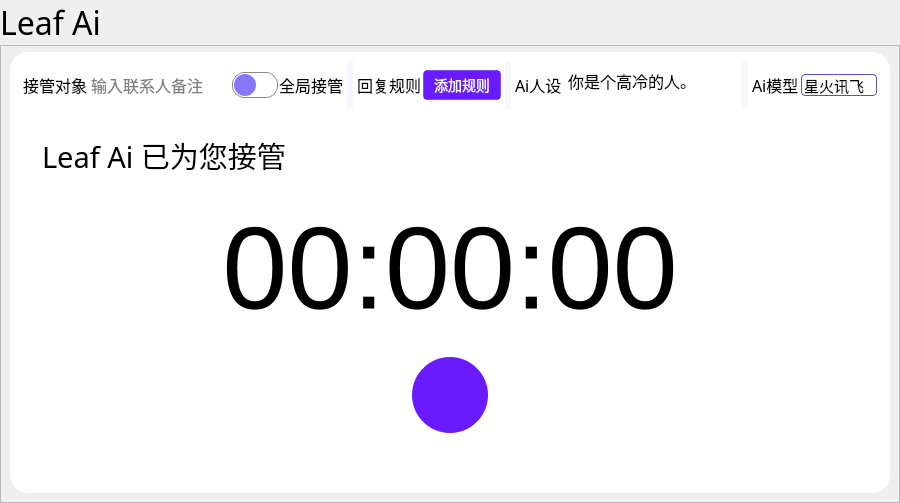
            <widget class="QWidget" name="page_3">
             <layout class="QHBoxLayout" name="horizontalLayout_212">
              <property name="spacing">
               <number>0</number>
              </property>
              <property name="leftMargin">
               <number>0</number>
              </property>
              <property name="topMargin">
               <number>0</number>
              </property>
              <property name="rightMargin">
               <number>0</number>
              </property>
              <property name="bottomMargin">
               <number>0</number>
              </property>
              <item>
               <widget class="QWidget" name="verticalWidget_4" native="true">
                <property name="sizePolicy">
                 <sizepolicy hsizetype="Expanding" vsizetype="Expanding">
                  <horstretch>0</horstretch>
                  <verstretch>0</verstretch>
                 </sizepolicy>
                </property>
                <layout class="QVBoxLayout" name="verticalLayout_104" stretch="0,0">
                 <property name="spacing">
                  <number>0</number>
                 </property>
                 <property name="leftMargin">
                  <number>0</number>
                 </property>
                 <property name="topMargin">
                  <number>0</number>
                 </property>
                 <property name="rightMargin">
                  <number>0</number>
                 </property>
                 <property name="bottomMargin">
                  <number>0</number>
                 </property>
                 <item>
                  <widget class="QLabel" name="LeafAi_Title">
                   <property name="font">
                    <font>
                     <family>微软雅黑 Light</family>
                     <pointsize>24</pointsize>
                     <bold>false</bold>
                    </font>
                   </property>
                   <property name="styleSheet">
                    <string notr="true">QLabel {
    color: rgb(0, 0, 0);
}</string>
                   </property>
                   <property name="text">
                    <string>Leaf Ai</string>
                   </property>
                  </widget>
                 </item>
                 <item>
                  <widget class="QFrame" name="frame_60">
                   <property name="styleSheet">
                    <string notr="true"/>
                   </property>
                   <property name="frameShape">
                    <enum>QFrame::StyledPanel</enum>
                   </property>
                   <property name="frameShadow">
                    <enum>QFrame::Raised</enum>
                   </property>
                   <layout class="QVBoxLayout" name="verticalLayout_119" stretch="1">
                    <property name="spacing">
                     <number>12</number>
                    </property>
                    <property name="topMargin">
                     <number>6</number>
                    </property>
                    <item>
                     <widget class="QFrame" name="frame_61">
                      <property name="layoutDirection">
                       <enum>Qt::LeftToRight</enum>
                      </property>
                      <property name="styleSheet">
                       <string notr="true">QFrame{
background-color: rgb(255, 255, 255);
border:0px solid red;
border-radius:18px
}</string>
                      </property>
                      <property name="frameShape">
                       <enum>QFrame::StyledPanel</enum>
                      </property>
                      <property name="frameShadow">
                       <enum>QFrame::Raised</enum>
                      </property>
                      <layout class="QVBoxLayout" name="verticalLayout_121" stretch="1,5,4">
                       <property name="spacing">
                        <number>12</number>
                       </property>
                       <item>
                        <widget class="QFrame" name="frame_59">
                         <property name="minimumSize">
                          <size>
                           <width>361</width>
                           <height>48</height>
                          </size>
                         </property>
                         <property name="maximumSize">
                          <size>
                           <width>16777215</width>
                           <height>16777215</height>
                          </size>
                         </property>
                         <property name="styleSheet">
                          <string notr="true">background-color: rgb(245, 249, 254);
border-radius:12px</string>
                         </property>
                         <property name="frameShape">
                          <enum>QFrame::StyledPanel</enum>
                         </property>
                         <property name="frameShadow">
                          <enum>QFrame::Raised</enum>
                         </property>
                         <layout class="QHBoxLayout" name="horizontalLayout_124" stretch="0,0,0,0">
                          <property name="spacing">
                           <number>6</number>
                          </property>
                          <property name="leftMargin">
                           <number>0</number>
                          </property>
                          <property name="topMargin">
                           <number>0</number>
                          </property>
                          <property name="rightMargin">
                           <number>0</number>
                          </property>
                          <property name="bottomMargin">
                           <number>0</number>
                          </property>
                          <item>
                           <widget class="QFrame" name="take_over">
                            <property name="styleSheet">
                             <string notr="true">background:rgb(255, 255, 255);
border-radius: 2px;</string>
                            </property>
                            <layout class="QHBoxLayout" name="horizontalLayout_13">
                             <property name="spacing">
                              <number>0</number>
                             </property>
                             <property name="leftMargin">
                              <number>4</number>
                             </property>
                             <property name="topMargin">
                              <number>0</number>
                             </property>
                             <property name="rightMargin">
                              <number>4</number>
                             </property>
                             <property name="bottomMargin">
                              <number>0</number>
                             </property>
                             <item>
                              <widget class="QLabel" name="label_9">
                               <property name="font">
                                <font>
                                 <family>微软雅黑 Light</family>
                                 <pointsize>12</pointsize>
                                </font>
                               </property>
                               <property name="styleSheet">
                                <string notr="true">QLabel {
    color: rgb(0, 0, 0);
}</string>
                               </property>
                               <property name="text">
                                <string>接管对象</string>
                               </property>
                              </widget>
                             </item>
                             <item>
                              <widget class="QLineEdit" name="takeOverReceiver_lineEdit">
                               <property name="minimumSize">
                                <size>
                                 <width>0</width>
                                 <height>32</height>
                                </size>
                               </property>
                               <property name="font">
                                <font>
                                 <pointsize>-1</pointsize>
                                </font>
                               </property>
                               <property name="styleSheet">
                                <string notr="true">QLineEdit {
    color: rgb(0, 0, 0);
    border: none;
    padding: 2px;
    font-size: 16px;
}

QLineEdit::placeholder {
    color: rgb(150, 150, 150);
}

QLineEdit:hover {
    border-color: rgb(35, 26, 132);
}</string>
                               </property>
                               <property name="placeholderText">
                                <string>输入联系人备注</string>
                               </property>
                              </widget>
                             </item>
                             <item>
                              <widget class="QCheckBox" name="checkBox">
                               <property name="minimumSize">
                                <size>
                                 <width>48</width>
                                 <height>28</height>
                                </size>
                               </property>
                               <property name="maximumSize">
                                <size>
                                 <width>48</width>
                                 <height>28</height>
                                </size>
                               </property>
                               <property name="styleSheet">
                                <string notr="true">QCheckBox {
    width: 16px;
    height: 16px;
    margin: 1px;
    border-radius: 12px;
    padding: 0;
    border: 1px solid #8a8a8a;
}

QCheckBox::indicator {
    width: 22px;
    height: 22px;
    border-radius: 11px;
    box-shadow: 0px 2px 5px 0px rgba(0, 0, 0, 0.3);
    position: absolute;
    top: 1px;
}

QCheckBox:unchecked {
    background-color: white;
}

QCheckBox:checked {
    background-color: qradialgradient(cx:0.5, cy:0.5, radius:1, fx:0.5, fy:0.5, stop:0.66 rgba(134, 119, 253, 255), stop:1 rgba(119, 111, 252, 255));
}

QCheckBox::indicator:unchecked {
    background: qradialgradient(cx:0.5, cy:0.5, radius:1, fx:0.5, fy:0.5, stop:0.66 rgba(134, 119, 253, 255), stop:1 rgba(119, 111, 252, 255));
    left: 1px;
}

QCheckBox::indicator:checked {
    background-color: white;
    left: 21px;
}</string>
                               </property>
                               <property name="text">
                                <string/>
                               </property>
                               <property name="checked">
                                <bool>false</bool>
                               </property>
                              </widget>
                             </item>
                             <item>
                              <widget class="QLabel" name="label_16">
                               <property name="font">
                                <font>
                                 <family>微软雅黑 Light</family>
                                 <pointsize>12</pointsize>
                                </font>
                               </property>
                               <property name="text">
                                <string>全局接管</string>
                               </property>
                              </widget>
                             </item>
                            </layout>
                           </widget>
                          </item>
                          <item>
                           <widget class="QFrame" name="takeover_rule">
                            <property name="styleSheet">
                             <string notr="true">background:rgb(255, 255, 255);
border-radius: 2px;</string>
                            </property>
                            <layout class="QHBoxLayout" name="horizontalLayout_17">
                             <property name="spacing">
                              <number>2</number>
                             </property>
                             <property name="leftMargin">
                              <number>4</number>
                             </property>
                             <property name="topMargin">
                              <number>0</number>
                             </property>
                             <property name="rightMargin">
                              <number>4</number>
                             </property>
                             <property name="bottomMargin">
                              <number>0</number>
                             </property>
                             <item>
                              <widget class="QLabel" name="label_15">
                               <property name="font">
                                <font>
                                 <family>微软雅黑 Light</family>
                                 <pointsize>12</pointsize>
                                </font>
                               </property>
                               <property name="styleSheet">
                                <string notr="true">QLabel {
    color: rgb(0, 0, 0);
}</string>
                               </property>
                               <property name="text">
                                <string>回复规则</string>
                               </property>
                              </widget>
                             </item>
                             <item>
                              <widget class="QPushButton" name="pushButton_addRule">
                               <property name="sizePolicy">
                                <sizepolicy hsizetype="Preferred" vsizetype="Preferred">
                                 <horstretch>0</horstretch>
                                 <verstretch>0</verstretch>
                                </sizepolicy>
                               </property>
                               <property name="minimumSize">
                                <size>
                                 <width>78</width>
                                 <height>30</height>
                                </size>
                               </property>
                               <property name="maximumSize">
                                <size>
                                 <width>78</width>
                                 <height>30</height>
                                </size>
                               </property>
                               <property name="font">
                                <font>
                                 <family>微软雅黑</family>
                                 <pointsize>-1</pointsize>
                                </font>
                               </property>
                               <property name="focusPolicy">
                                <enum>Qt::NoFocus</enum>
                               </property>
                               <property name="styleSheet">
                                <string notr="true">QPushButton {
    background-color: rgb(105, 27, 253);
    border: 1px solid rgba(85, 0, 255, 120);
    border-radius: 4px;
    color: white;
    font-size: 14px;
}

QPushButton:hover {
    background-color: rgb(85, 20, 200);
    border: 1px solid rgb(100, 90, 220);
}

QPushButton:pressed {
    background-color: rgb(65, 15, 150);
    border: 1px solid rgb(70, 60, 180);
}</string>
                               </property>
                               <property name="text">
                                <string>添加规则</string>
                               </property>
                              </widget>
                             </item>
                            </layout>
                           </widget>
                          </item>
                          <item>
                           <widget class="QFrame" name="Ai_move">
                            <property name="styleSheet">
                             <string notr="true">background:rgb(255, 255, 255);
border-radius: 2px;</string>
                            </property>
                            <layout class="QHBoxLayout" name="horizontalLayout_19">
                             <property name="spacing">
                              <number>2</number>
                             </property>
                             <property name="leftMargin">
                              <number>4</number>
                             </property>
                             <property name="topMargin">
                              <number>0</number>
                             </property>
                             <property name="rightMargin">
                              <number>4</number>
                             </property>
                             <property name="bottomMargin">
                              <number>0</number>
                             </property>
                             <item>
                              <widget class="QLabel" name="label_13">
                               <property name="font">
                                <font>
                                 <family>微软雅黑 Light</family>
                                 <pointsize>12</pointsize>
                                </font>
                               </property>
                               <property name="styleSheet">
                                <string notr="true">QLabel {
    color: rgb(0, 0, 0);
}</string>
                               </property>
                               <property name="text">
                                <string>Ai人设</string>
                               </property>
                              </widget>
                             </item>
                             <item>
                              <widget class="QLineEdit" name="Characters_lineEdit">
                               <property name="minimumSize">
                                <size>
                                 <width>0</width>
                                 <height>32</height>
                                </size>
                               </property>
                               <property name="font">
                                <font>
                                 <pointsize>-1</pointsize>
                                </font>
                               </property>
                               <property name="styleSheet">
                                <string notr="true">QLineEdit {
    color: rgb(0, 0, 0);
    border: none;
    padding: 2px;
    font-size: 16px;
}

QLineEdit::placeholder {
    color: rgb(150, 150, 150);
}

QLineEdit:hover {
    border-color: rgb(35, 26, 132);
}</string>
                               </property>
                               <property name="inputMask">
                                <string/>
                               </property>
                               <property name="text">
                                <string>你是个高冷的人。</string>
                               </property>
                               <property name="placeholderText">
                                <string>在此输入Ai人设</string>
                               </property>
                              </widget>
                             </item>
                             <item>
                              <widget class="QWidget" name="takeOver_widget" native="true">
                               <property name="minimumSize">
                                <size>
                                 <width>28</width>
                                 <height>28</height>
                                </size>
                               </property>
                               <property name="maximumSize">
                                <size>
                                 <width>28</width>
                                 <height>28</height>
                                </size>
                               </property>
                               <property name="sizeIncrement">
                                <size>
                                 <width>28</width>
                                 <height>0</height>
                                </size>
                               </property>
                               <property name="styleSheet">
                                <string notr="true">image: url(&quot;resources/img/page3/page3_AI标志图标.svg&quot;);</string>
                               </property>
                              </widget>
                             </item>
                            </layout>
                           </widget>
                          </item>
                          <item>
                           <widget class="QFrame" name="Ai_model">
                            <property name="styleSheet">
                             <string notr="true">background:rgb(255, 255, 255);
border-radius: 2px;</string>
                            </property>
                            <layout class="QHBoxLayout" name="horizontalLayout_14">
                             <property name="spacing">
                              <number>2</number>
                             </property>
                             <property name="leftMargin">
                              <number>4</number>
                             </property>
                             <property name="topMargin">
                              <number>0</number>
                             </property>
                             <property name="rightMargin">
                              <number>4</number>
                             </property>
                             <property name="bottomMargin">
                              <number>0</number>
                             </property>
                             <item>
                              <widget class="QLabel" name="label_14">
                               <property name="font">
                                <font>
                                 <family>微软雅黑 Light</family>
                                 <pointsize>12</pointsize>
                                </font>
                               </property>
                               <property name="styleSheet">
                                <string notr="true">QLabel {
    color: rgb(0, 0, 0);
}</string>
                               </property>
                               <property name="text">
                                <string>Ai模型</string>
                               </property>
                              </widget>
                             </item>
                             <item>
                              <widget class="QComboBox" name="comboBox_AiLmodel">
                               <property name="minimumSize">
                                <size>
                                 <width>76</width>
                                 <height>0</height>
                                </size>
                               </property>
                               <property name="maximumSize">
                                <size>
                                 <width>110</width>
                                 <height>16777215</height>
                                </size>
                               </property>
                               <property name="styleSheet">
                                <string notr="true">QComboBox {
    background-color: #FFFFFF;
    border: 1px solid rgb(87, 78, 209);
    border-radius: 4px;
    color: rgb(0, 0, 0);
    font-size: 15px;
    padding-right: 0;
    text-align: center;
    padding-left: 2px;
}

QComboBox:hover {
    background-color: rgba(229, 228, 253, 0.2);
}

QComboBox:focus {
    border-color: rgb(35, 26, 132);
}

QComboBox::drop-down {
    width: 0px;
}

QComboBox::down-arrow {
    image: none;
}

QComboBox QAbstractItemView {
    background-color: #FFFFFF;
    border: 1px solid rgb(87, 78, 209);
    border-radius: 4px;
    color: rgb(0, 0, 0);
    font-size: 15px;
    padding: 2px;
    selection-background-color: rgb(229, 228, 253);
    selection-color: rgb(0, 0, 0);
}</string>
                               </property>
                               <item>
                                <property name="text">
                                 <string>星火讯飞</string>
                                </property>
                               </item>
                               <item>
                                <property name="text">
                                 <string>文心一言</string>
                                </property>
                               </item>
                               <item>
                                <property name="text">
                                 <string>月之暗面</string>
                                </property>
                               </item>
                              </widget>
                             </item>
                            </layout>
                           </widget>
                          </item>
                         </layout>
                        </widget>
                       </item>
                       <item>
                        <widget class="QWidget" name="widget_110" native="true">
                         <property name="minimumSize">
                          <size>
                           <width>361</width>
                           <height>0</height>
                          </size>
                         </property>
                         <property name="maximumSize">
                          <size>
                           <width>176666</width>
                           <height>17666</height>
                          </size>
                         </property>
                         <property name="styleSheet">
                          <string notr="true">background-color: rgb(255, 255, 255);
border-radius:28px</string>
                         </property>
                         <layout class="QVBoxLayout" name="verticalLayout_4">
                          <property name="leftMargin">
                           <number>12</number>
                          </property>
                          <property name="rightMargin">
                           <number>12</number>
                          </property>
                          <item>
                           <widget class="QLabel" name="label_7">
                            <property name="font">
                             <font>
                              <family>微软雅黑 Light</family>
                              <pointsize>22</pointsize>
                             </font>
                            </property>
                            <property name="styleSheet">
                             <string notr="true">QLabel {
    color: rgb(0, 0, 0);
    padding: 4px;
    qproperty-alignment: AlignCenter;
}</string>
                            </property>
                            <property name="text">
                             <string>Leaf Ai 已为您接管</string>
                            </property>
                           </widget>
                          </item>
                          <item>
                           <widget class="QLabel" name="takeOverTime_label">
                            <property name="minimumSize">
                             <size>
                              <width>521</width>
                              <height>162</height>
                             </size>
                            </property>
                            <property name="maximumSize">
                             <size>
                              <width>1677</width>
                              <height>162</height>
                             </size>
                            </property>
                            <property name="font">
                             <font>
                              <pointsize>88</pointsize>
                             </font>
                            </property>
                            <property name="styleSheet">
                             <string notr="true">QLabel {
    color: rgb(0, 0, 0);
    padding: 4px;
    qproperty-alignment: AlignCenter;
}</string>
                            </property>
                            <property name="text">
                             <string>00:00:00</string>
                            </property>
                            <property name="alignment">
                             <set>Qt::AlignCenter</set>
                            </property>
                           </widget>
                          </item>
                          <item>
                           <layout class="QHBoxLayout" name="horizontalLayout_150">
                            <property name="spacing">
                             <number>12</number>
                            </property>
                            <item>
                             <spacer name="horizontalSpacer_2">
                              <property name="orientation">
                               <enum>Qt::Horizontal</enum>
                              </property>
                              <property name="sizeHint" stdset="0">
                               <size>
                                <width>40</width>
                                <height>20</height>
                               </size>
                              </property>
                             </spacer>
                            </item>
                            <item>
                             <widget class="QPushButton" name="pushButton_takeover">
                              <property name="minimumSize">
                               <size>
                                <width>80</width>
                                <height>80</height>
                               </size>
                              </property>
                              <property name="focusPolicy">
                               <enum>Qt::NoFocus</enum>
                              </property>
                              <property name="styleSheet">
                               <string notr="true">QPushButton {
    background-color: rgb(105, 27, 253);
    border: 2px solid rgb(255, 255, 255);
    border-radius: 40px;
    color: white;
    font-size: 16px;
    box-shadow: 0 8px 16px rgba(0, 0, 0, 0.2);
    transition: background-color 0.3s, box-shadow 0.3s, border-color 0.3s;
}

QPushButton:hover {
    background-color: rgb(120, 32, 255);
}

QPushButton:pressed {
    background-color: rgb(90, 22, 230);
}</string>
                              </property>
                              <property name="text">
                               <string/>
                              </property>
                              <property name="icon">
                               <iconset>
                                <normaloff>resources/img/page3/page3_开始接管.svg</normaloff>resources/img/page3/page3_开始接管.svg</iconset>
                              </property>
                              <property name="iconSize">
                               <size>
                                <width>38</width>
                                <height>38</height>
                               </size>
                              </property>
                             </widget>
                            </item>
                            <item>
                             <spacer name="horizontalSpacer_4">
                              <property name="orientation">
                               <enum>Qt::Horizontal</enum>
                              </property>
                              <property name="sizeHint" stdset="0">
                               <size>
                                <width>40</width>
                                <height>20</height>
                               </size>
                              </property>
                             </spacer>
                            </item>
                           </layout>
                          </item>
                         </layout>
                        </widget>
                       </item>
                       <item>
                        <layout class="QVBoxLayout" name="verticalLayout_8">
                         <item>
                          <spacer name="verticalSpacer_3">
                           <property name="orientation">
                            <enum>Qt::Vertical</enum>
                           </property>
                           <property name="sizeHint" stdset="0">
                            <size>
                             <width>20</width>
                             <height>40</height>
                            </size>
                           </property>
                          </spacer>
                         </item>
                        </layout>
                       </item>
                      </layout>
                     </widget>
                    </item>
                   </layout>
                  </widget>
                 </item>
                </layout>
               </widget>
              </item>
             </layout>
            </widget>
